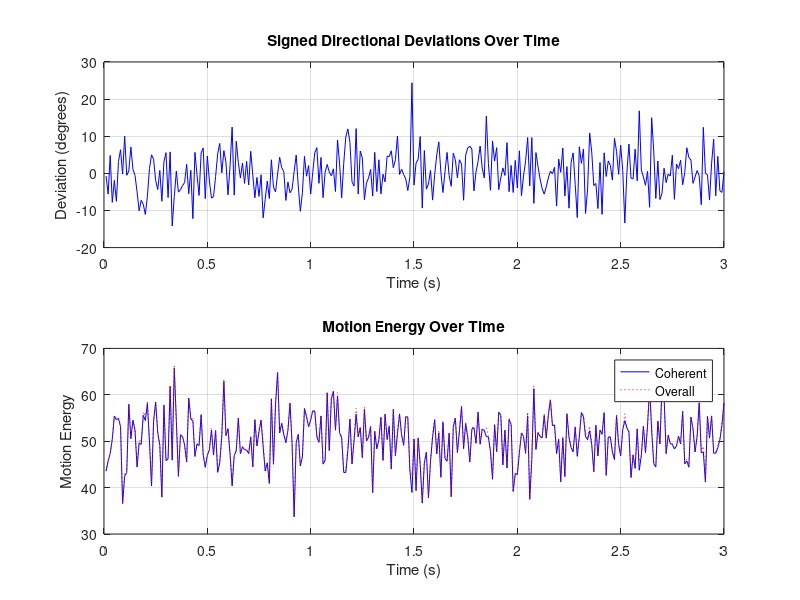

Here is the MATLAB script that generated this plot: (Note: this script raises an error after producing the figure.)
if 0
    
% Parameters
numFrames = 200;            % Total number of frames
numDots = 200;              % Number of dots
coherence = 0.5;              % Coherence level (e.g., 50%)
coherentDirection = pi/4;   % Nominal direction of coherent motion (e.g., 45 degrees)
frameRate = 100;            % Frame rate in Hz (100 Hz)

% Pre-allocate arrays for motion energy and directional deviations
directionDeviation = zeros(1, numFrames);
motionEnergy = zeros(1, numFrames);
overallMotionEnergy = zeros(1, numFrames); % Overall motion energy

for frame = 1:numFrames
    % Generate random directions for all dots
    randomDirections = 2 * pi * rand(numDots, 1);
    
    % Assign coherence fraction
    coherentDots = round(coherence * numDots);
    randomDots = numDots - coherentDots;
    
    % Set coherent direction for a fraction of dots
    randomDirections(1:coherentDots) = coherentDirection;
    
    % Calculate x and y velocities for all dots
    xVelocities = cos(randomDirections);
    yVelocities = sin(randomDirections);
    
    % Calculate net x and y movement for the frame
    netX = sum(xVelocities);
    netY = sum(yVelocities);
    
    % Compute actual motion direction for this frame
    actualDirection = atan2(netY, netX);
    
    % Calculate signed deviation from the coherent direction in radians
    directionDeviation(frame) = actualDirection - coherentDirection;
    
    % Wrap deviation to the range [-pi, pi] for meaningful interpretation
    if directionDeviation(frame) > pi
        directionDeviation(frame) = directionDeviation(frame) - 2 * pi;
    elseif directionDeviation(frame) < -pi
        directionDeviation(frame) = directionDeviation(frame) + 2 * pi;
    end
    
    % Convert deviation to degrees
    directionDeviation(frame) = rad2deg(directionDeviation(frame));
    
    % Motion energy for this frame (projecting onto coherent direction)
    % This is the dot product of (netX, netY) with the coherent direction vector
    motionEnergy(frame) = netX * cos(coherentDirection) + netY * sin(coherentDirection);
    
    
    % Calculate overall motion energy as the magnitude of the net movement vector
    % (without projecting onto any specific direction)
    overallMotionEnergy(frame) = sqrt(netX^2 + netY^2);
    
    
end
end

% Parameters
numFrames = 300;           % Total number of frames
numDots = 100;              % Number of dots in the RDK
coherence = 0.5;            % Coherence level (0 to 1 for 0-100%)
coherentDirection = pi/4;   % Direction of coherent motion (e.g., 45 degrees in radians)
frameRate = 100;            % Frame rate in Hz (e.g., 100 Hz)
dotLifetime = 30;           % Dot lifetime in frames (e.g., 30 frames)
makeMovie = 0;

% Initialize dot positions and lifetimes
dotX = rand(numDots, 1) * 2 - 1;          % X positions (normalized between -1 and 1)
dotY = rand(numDots, 1) * 2 - 1;          % Y positions (normalized between -1 and 1)
dotLifetimes = randi([1 dotLifetime], numDots, 1);  % Random initial lifetime for each dot

% Initialize arrays for motion energy (projected) and overall motion energy
motionEnergy = zeros(1, numFrames);       % Projected motion energy onto coherent direction
overallMotionEnergy = zeros(1, numFrames); % Overall motion energy
directionDeviation = zeros(1, numFrames);


if makeMovie
    % Set up video writer
    videoFile = 'rdk_motion_video.avi';
    v = VideoWriter(videoFile, 'Motion JPEG AVI'); % Choose codec; can also use 'MPEG-4' for .mp4
    v.FrameRate = frameRate;   % Set video frame rate
    open(v);
end

for frame = 1:numFrames
    % 1. Update dot lifetimes and reset dots that reach their lifetime
    dotLifetimes = dotLifetimes - 1;          % Decrement lifetime for each dot
    respawnDots = dotLifetimes <= 0;          % Find dots whose lifetime has ended
    dotX(respawnDots) = rand(sum(respawnDots), 1) * 2 - 1; % Reset x position
    dotY(respawnDots) = rand(sum(respawnDots), 1) * 2 - 1; % Reset y position
    dotLifetimes(respawnDots) = dotLifetime;  % Reset lifetime

    % 2. Generate random directions for all dots
    randomDirections = 2 * pi * rand(numDots, 1);  % Random directions in radians

    % 3. Assign coherence: set a fraction of dots to move in the coherent direction
    coherentDots = round(coherence * numDots);     % Number of coherent dots
    randomDots = numDots - coherentDots;           % Number of random dots

    % Set coherent direction for coherent dots
    randomDirections(1:coherentDots) = coherentDirection;
    
    % 4. Calculate x and y components of velocity for each dot
    xVelocities = cos(randomDirections);   % x component of each dot's velocity
    yVelocities = sin(randomDirections);   % y component of each dot's velocity

    % 5. Update positions of all dots
    dotX = dotX + xVelocities * 0.01;  % Update x position (0.01 is an arbitrary speed factor)
    dotY = dotY + yVelocities * 0.01;  % Update y position (same speed factor)
    
    % Wrap-around: Dots that move out of bounds reappear on the opposite side
    dotX(dotX > 1) = dotX(dotX > 1) - 2;
    dotX(dotX < -1) = dotX(dotX < -1) + 2;
    dotY(dotY > 1) = dotY(dotY > 1) - 2;
    dotY(dotY < -1) = dotY(dotY < -1) + 2;

    % 6. Sum x and y velocities across all dots to get net x and y movement
    netX = sum(xVelocities);
    netY = sum(yVelocities);
    
    % Compute actual motion direction for this frame
    actualDirection = atan2(netY, netX);
    
    % Calculate signed deviation from the coherent direction in radians
    directionDeviation(frame) = actualDirection - coherentDirection;
    
    % Wrap deviation to the range [-pi, pi] for meaningful interpretation
    if directionDeviation(frame) > pi
        directionDeviation(frame) = directionDeviation(frame) - 2 * pi;
    elseif directionDeviation(frame) < -pi
        directionDeviation(frame) = directionDeviation(frame) + 2 * pi;
    end
    
    % Convert deviation to degrees
    directionDeviation(frame) = rad2deg(directionDeviation(frame));
    
    
    % 7. Project net movement onto the coherent direction to get projected motion energy
    % This is the dot product of (netX, netY) with the coherent direction vector
    motionEnergy(frame) = netX * cos(coherentDirection) + netY * sin(coherentDirection);
    
    % 8. Calculate overall motion energy as the magnitude of the net movement vector
    % (without projecting onto any specific direction)
    overallMotionEnergy(frame) = sqrt(netX^2 + netY^2);
    
    if makeMovie
        % 9. Plot the dots for the current frame
        figure(1); clf;
        plot(dotX, dotY, 'ko', 'MarkerSize', 4, 'MarkerFaceColor', 'k');
        xlim([-1, 1]); ylim([-1, 1]);
        axis square;
        title(['Frame ' num2str(frame)]);
        drawnow;

        % Capture the plot as a frame in the video
        frameData = getframe(gcf);
        writeVideo(v, frameData);
    end

end

if makeMovie
    % Close the video writer
    close(v);
end


% Plot all measures of fluctuation

figure;

% 1. Plot the signed directional deviation in degrees over time
subplot(2,1,1);
plot((1:numFrames) / frameRate, directionDeviation, 'b');
xlabel('Time (s)');
ylabel('Deviation (degrees)');
title('Signed Directional Deviations Over Time');
grid on

% 2. Plot the motion energy over time
subplot(2,1,2);
plot((1:numFrames) / frameRate, motionEnergy, 'b'); hold on
plot((1:numFrames) / frameRate, overallMotionEnergy, 'r:'); hold on
legend('Coherent','Overall');

xlabel('Time (s)');
ylabel('Motion Energy');
title('Motion Energy Over Time');
grid on

% % Power spectrum for projected motion energy
% figure;
% subplot(2,1,1);
% pspectrum(motionEnergy-mean(motionEnergy), frameRate);  % frameRate is the sampling frequency in Hz
% title('Power Spectrum of Projected Motion Energy');
% xlabel('Frequency (Hz)');
% ylabel('Power/Frequency (dB/Hz)');
%
% % Power spectrum for overall motion energy
% subplot(2,1,2);
% pspectrum(overallMotionEnergy-mean(overallMotionEnergy), frameRate);  % frameRate is the sampling frequency in Hz
% title('Power Spectrum of Overall Motion Energy');
% xlabel('Frequency (Hz)');
% ylabel('Power/Frequency (dB/Hz)');


N = length(motionEnergy);

% Calculate the Fourier Transform of the motion energy signal
motionEnergyFFT = fft(motionEnergy-mean(motionEnergy));
[motionEnergySpectrum,f] = pspectrum(motionEnergy-mean(motionEnergy),frameRate);

frequencies = (0:N-1) * (frameRate / N); % Frequency axis in Hz

% Limit to Nyquist frequency (first half of the FFT results)
halfN = floor(N / 2);
validFrequencies = frequencies(1:halfN);             % Frequencies up to Nyquist

% Plot the power spectrum
figure;
plot(validFrequencies, abs(motionEnergyFFT(1:halfN)/N).^2); hold on;
plot(f, abs(motionEnergySpectrum),'r');
xlabel('Frequency (Hz)');
ylabel('Power');
title('Power Spectrum of Motion Energy');
xlim([0, frameRate / 2]); % Limit x-axis to Nyquist frequency

% Perform Continuous Wavelet Transform
[cwtCoeffs, freq] = cwt(motionEnergy, 'amor',frameRate); % Using Morlet wavelet

% Plot the Wavelet Power Spectrum
figure;
surface(1:numFrames, freq, abs(cwtCoeffs));
axis tight;
shading interp;
xlabel('Time (frames)');
ylabel('Frequency (Hz)');
title('Wavelet Power Spectrum of Motion Energy');
colorbar;

% Define window sizes for different time scales (in frames)
windowLengths = [5, 10, 20, 50];

% Calculate standard deviation of motion energy over different window sizes
stdDevOverTime = cell(size(windowLengths));
for i = 1:length(windowLengths)
    windowSize = windowLengths(i);
    stdDevOverTime{i} = movstd(motionEnergy, windowSize);
end

% Plot the results for each window size
figure;
hold on;
for i = 1:length(windowLengths)
    plot(stdDevOverTime{i});
end
legend(arrayfun(@(w) sprintf('%d frames', w), windowLengths, 'UniformOutput', false));
xlabel('Frame');
ylabel('Standard Deviation of Motion Energy');
title('Motion Energy Fluctuations at Different Time Scales');
hold off;


% Define parameters for smoothing and shifting
windowLengths = [5, 10, 20, 50]; % Running average window lengths in frames
shiftFrames = [20 40];      % Number of frames to shift the smoothed signals

% Remove mean
motionEnergy = motionEnergy - mean(motionEnergy);

% Initialize matrix to store smoothed signals
smoothedSignals = zeros(length(windowLengths), numFrames);

% Apply running average filter with different window lengths
for i = 1:length(windowLengths)
    window = windowLengths(i);
    % Use 'movmean' function to smooth the motion energy
    smoothedSignals(i, :) = smoothdata(motionEnergy, 'movmean', window);
end

% Plot original and smoothed signals for comparison
time = (1:numFrames) / frameRate; % Time in seconds

figure;
subplot(length(windowLengths) + 1, 1, 1);
plot(time, motionEnergy, 'k');
title('Original Motion Energy');
xlabel('Time (s)');
ylabel('Energy');

for i = 1:length(windowLengths)
    subplot(length(windowLengths) + 1, 1, i + 1);
    plot(time, smoothedSignals(i, :));
    title(['Smoothed with Window Length = ' num2str(windowLengths(i)) ' frames']);
    xlabel('Time (s)');
    ylabel('Energy');
end



% Calculate cross-correlation between original and shifted smoothed signals
maxLag = 75; % Max lag for cross-correlation in frames
lags = -maxLag:maxLag; % Range of lags to compute
scaleopt = 'none';

figure;
for i = 1:length(windowLengths)
    % Original smoothed signal cross-correlation
    [xcorrValuesOriginal, lags] = xcorr(motionEnergy, smoothedSignals(i, :), maxLag, scaleopt);
    
    subplot(length(windowLengths), 1, i);
    plot(lags / frameRate, xcorrValuesOriginal, 'DisplayName', 'No Shift'); % Convert lag to seconds for x-axis
    hold on;
    
    % Calculate cross-correlation for shifted versions
    for j = 1:length(shiftFrames)
        % Shift the smoothed signal by specified frames, filling shifted regions with NaN
        shiftedSignal = circshift(smoothedSignals(i, :), shiftFrames(j));
        
        % Calculate cross-correlation with the original motion energy
        [xcorrValuesShifted, ~] = xcorr(motionEnergy, shiftedSignal, maxLag, scaleopt);
        
        % Plot cross-correlation for each shift
        plot(lags / frameRate, xcorrValuesShifted, 'DisplayName', ['Shift ' num2str(shiftFrames(j)) ' frames']);
    end
    
    title(['Cross-Correlation (Window Length = ' num2str(windowLengths(i)) ' frames)']);
    xlabel('Lag (s)');
    ylabel('Correlation Coefficient');
    legend;
    hold off;
end


